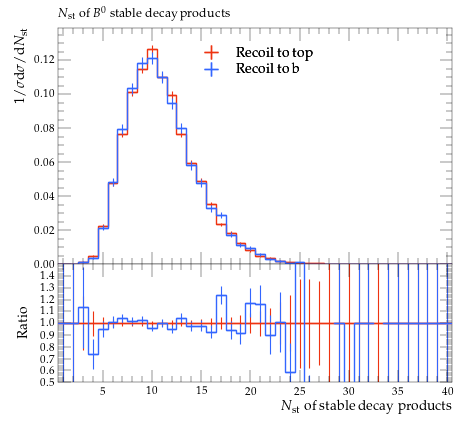

Here is the Python script that generated this plot:
#! /usr/bin/env python

# This Python script was auto-generated using YODA v2.0.2.
# Analysis object: /MC_HFDECAYS/B0_stable_mult
# Timestamp: 31-07-2026 (13:13:51)

import matplotlib as mpl
import matplotlib.pyplot as plt
mpl.use('Agg') # comment out for interactive use
import os
import numpy as np

plotDir = os.path.split(os.path.realpath(__file__))[0]
if 'YODA_USER_PLOT_PATH' in globals():
    plot_outdir = globals()['YODA_USER_PLOT_PATH']
else:
    plot_outdir = plotDir

#plot style
plt.style.use(os.path.join(plotDir, '../default.mplstyle'))
# plot metadata
figW, figH = plt.rcParams['figure.figsize']
ax_xLabel = r'$N_\mathrm{st}$ of stable decay products'
ax_yLabel = r'$1/\sigma \mathrm{d}\sigma/\mathrm{d}N_\mathrm{st}$'
ax_title  = r'$N_\mathrm{st}$ of $B^0$ stable decay products'
ax_xScale = 'linear'
ax_yScale = 'linear'
xLims = (0.5, 40.5)
yLims = (0.0, 0.13903208)

# TeX-friendly labels for the legend
labels = {
    'legend' : ([ r"Recoil to top", r"Recoil to b" ], r""),
}

# Adjust canvas width and height
canvasW = 10.0
canvasH = 9.0
figW *= canvasW/10.
figH *= canvasH/9.

# Create figure and axis objects
fig, (ax, ratio0_ax) = plt.subplots(2, 1, sharex=True,
                  figsize=(figW,figH), gridspec_kw={'height_ratios': (6.0, 3.0)})

# Set figure margins
plt.subplots_adjust(
    left   = 1.0 * plt.rcParams['figure.subplot.left'],
    right  = 1.0 * plt.rcParams['figure.subplot.right'],
    top    = 1.0 * plt.rcParams['figure.subplot.top'],
    bottom = 1.0 * plt.rcParams['figure.subplot.bottom'])

ratio0_ax.yaxis.set_major_locator(mpl.ticker.MultipleLocator(0.1))
ratio0_ax.set_ylim(0.5, 1.4999)
ratio0_ax.set_ylabel('Ratio')

# the numerical data is stored in a separate file
dataf = dict()
prefix = os.path.split(__file__)[0]
if prefix:    prefix = prefix + '/'
exec(open(prefix+'B0_stable_mult__data.py').read(), dataf)


legend_handles = dict() # keep track of handles for the legend

# style options for curves
# starts at zorder>=5 to draw curve on top of legend
styles = {
  'recoil_t': {
    'color' : '#EE3311',
    'linestyle' : '-',
    'linewidth' : 1,
    'marker' : 'none',
    'markersize' : 2,
    'capsize' : 0.0,
    'zorder' : 5,
    'histstyle' : 1,
    'drawstyle' : 'steps-pre',
    'xerrorbars' : 1,
    'yerrorbars' : 1,
    'fillcolor' : None,
    'fillopacity' : 1.0,
    'ratio0_linestyle' : '-',
    'ratio0_linewidth' : 1,
    'ratio0_marker' : 'none',
    'ratio0_markersize' : 2,
    'ratio0_capsize' : 0.0,
    'ratio0_zorder' : 5,
    'ratio0_histstyle' : 1,
    'ratio0_drawstyle' : 'steps-pre',
    'ratio0_xerrorbars' : 1,
    'ratio0_yerrorbars' : 1,
  },
  'recoil_b': {
    'color' : '#3366FF',
    'linestyle' : '-',
    'linewidth' : 1,
    'marker' : 'none',
    'markersize' : 2,
    'capsize' : 0.0,
    'zorder' : 6,
    'histstyle' : 1,
    'drawstyle' : 'steps-pre',
    'xerrorbars' : 1,
    'yerrorbars' : 1,
    'fillcolor' : None,
    'fillopacity' : 1.0,
    'ratio0_linestyle' : '-',
    'ratio0_linewidth' : 1,
    'ratio0_marker' : 'none',
    'ratio0_markersize' : 2,
    'ratio0_capsize' : 0.0,
    'ratio0_zorder' : 6,
    'ratio0_histstyle' : 1,
    'ratio0_drawstyle' : 'steps-pre',
    'ratio0_xerrorbars' : 1,
    'ratio0_yerrorbars' : 1,
  },
}

# curve from input yoda files in main panel
for label, yvals in dataf['yvals'].items():
    if all(np.isnan(v) for v in dataf['yvals'][label]):
        continue
    tmp = None
    if styles[label]['histstyle']: # draw as histogram
        xpos = dataf['xedges'][label] if styles[label]['drawstyle'] else dataf['xpoints'][label]
        ypos = np.insert(yvals, 0, yvals[0]) if styles[label]['drawstyle'] else yvals
        if styles[label]['fillcolor']: # fill area below curve
            ax.fill_between(xpos, ypos, step='pre',
                            color=styles[label]['fillcolor'],
                            alpha=styles[label]['fillopacity'])
        tmp, = ax.plot(xpos, ypos,
                       color=styles[label]['color'],
                       linestyle=styles[label]['linestyle'],
                       linewidth=styles[label]['linewidth'],
                       drawstyle=styles[label]['drawstyle'], solid_joinstyle='miter',
                       zorder=styles[label]['zorder'], label=label)
    tmp = ax.errorbar(dataf['xpoints'][label], yvals,
                      xerr=np.array(dataf['xerrs'][label])*styles[label]['xerrorbars'],
                      yerr=np.array(dataf['yerrs'][label])*styles[label]['yerrorbars'],
                      fmt=styles[label]['marker'], capsize=styles[label]['capsize'],
                      markersize=styles[label]['markersize'],
                      ecolor=styles[label]['color'],
                      color=styles[label]['color'], zorder=styles[label]['zorder'])
    tmp[-1][0].set_linestyle(styles[label]['linestyle'])
    tmp[-1][0].set_linewidth(styles[label]['linewidth'])
    if label in dataf['add_legend_handle']:  legend_handles[label] = tmp
    for varLabel in dataf['variation_yvals'].keys():
        if varLabel.startswith(label):
            tmp, = ax.plot(dataf['xedges'][label], dataf['variation_yvals'][varLabel],
                           color=styles[label]['color'],
                           linestyle=styles[label]['linestyle'],
                           linewidth=styles[label]['linewidth'],
                           drawstyle='steps-pre', solid_joinstyle='miter',
                           zorder=styles[label]['zorder'], alpha=0.5)


# plots on ratio panel
# curve from input yoda files in ratio panel
for label, yvals in dataf['ratio0_yvals'].items():
    if all(np.isnan(v) for v in yvals):
        continue
    if styles[label]['ratio0_histstyle']: # plot as histogram
        xpos = dataf['xedges']['recoil_t'] if styles[label]['ratio0_drawstyle'] else dataf['xpoints']['recoil_t']
        ypos = np.insert(yvals, 0, yvals[0]) if styles[label]['ratio0_drawstyle'] else yvals
        ratio0_ax.plot(xpos, ypos,
                       color=styles[label]['color'],
                       linewidth=styles[label]['linewidth'],
                       linestyle=styles[label]['ratio0_linestyle'],
                       drawstyle=styles[label]['ratio0_drawstyle'], zorder=styles[label]['zorder'],
                       solid_joinstyle='miter')
    tmp = ratio0_ax.errorbar(dataf['xpoints']['recoil_t'], yvals,
                             xerr=np.array(dataf['ref_xerrs'])*styles[label]['ratio0_xerrorbars'],
                             yerr=np.array(dataf['ratio0_yerrs'][label])*styles[label]['ratio0_yerrorbars'],
                             fmt=styles[label]['ratio0_marker'], capsize=styles[label]['ratio0_capsize'],
                             markersize=styles[label]['ratio0_markersize'],
                             ecolor=styles[label]['color'],
                             color=styles[label]['color'])
    tmp[-1][0].set_linestyle(styles[label]['ratio0_linestyle'])
    tmp[-1][0].set_linewidth(styles[label]['ratio0_linewidth'])

    for varlabel in dataf['ratio0_variation_vals'].keys():
        if varlabel.startswith(label):
            ratio0_ax.plot(dataf['xedges']['recoil_t'],
                            dataf['ratio0_variation_vals'][varlabel],
                            color=styles[label]['color'],
                            linestyle=styles[label]['linestyle'],
                            linewidth=styles[label]['linewidth'],
                            drawstyle='steps-pre', solid_joinstyle='miter',
                            zorder=1, alpha=0.5)

legend_items = list(legend_handles.values())
ax.add_artist(ax.legend(legend_items,
                        labels['legend'][0],
                        title=labels['legend'][1],
                        alignment='left',
                        loc='upper center',
                        bbox_to_anchor=(0.5, 0.97)))

# set plot metadata as defined above
ratio0_ax.set_xlabel(ax_xLabel)
ratio0_ax.xaxis.set_label_coords(1., -0.15)
ax.set_ylabel(ax_yLabel, ha='right', va='top')
ax.yaxis.set_label_coords(-0.11, 1.0)
ax.set_title(ax_title, loc='left')
ax.set_xscale(ax_xScale)
ax.set_yscale(ax_yScale)
ax.set_xlim(xLims)
ax.set_ylim(yLims)

# tick formatting
plt.rcParams['xtick.top'] = True
plt.rcParams['ytick.right'] = True
fig.align_ylabels((ax, ratio0_ax))
plt.savefig(os.path.join(plot_outdir, 'B0_stable_mult.pdf'), format='PDF')
plt.savefig(os.path.join(plot_outdir, 'B0_stable_mult.png'), format='PNG')

plt.close(fig)
